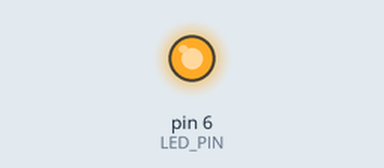
The sketch below on a simulated Arduino Uno, built with avr-gcc and run on an emulated ATmega328P. Shown: output pins drawn as LEDs (lit = HIGH).

Above: at 0.1 s.
At 4.4 s:
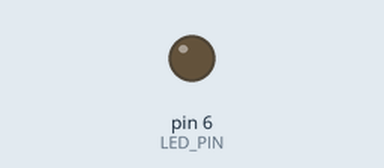
Timing chart, 0 to 9.1 s (numbered marks = the images above):
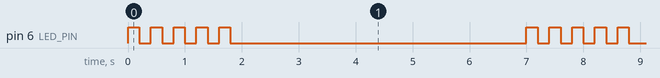

Measured:
- by itself, pin 6 (LED_PIN): repeats every 7.0 s: 4 × (LOW 0.20 s, HIGH 0.20 s), LOW 5.2 s, HIGH 0.20 s
- by itself, everything shown: repeats every 7.0 s, in 10 steps

The sketch:

blink.ino
```cpp
// Blink pattern: flash N times, then pause, repeat.
// Pin 6 is the LED on the parking-sensor circuit.

const int LED_PIN      = 6;
const int BLINK_COUNT  = 5;    // flashes per burst
const int ON_MS        = 200;  // LED on time
const int OFF_MS       = 200;  // gap between flashes
const int PAUSE_MS     = 5000; // pause after each burst

void setup() {
  pinMode(LED_PIN, OUTPUT);
}

void loop() {
  for (int i = 0; i < BLINK_COUNT; i++) {
    digitalWrite(LED_PIN, HIGH);
    delay(ON_MS);
    digitalWrite(LED_PIN, LOW);
    delay(OFF_MS);
  }
  delay(PAUSE_MS);
}
```
